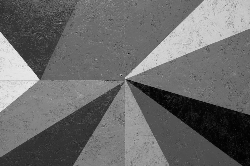
#> input picture LW3/3-1.PNG, 250 x 166 px, shrunk from 1493 x 991 before the run, found by its file name
$ python lw3.py
#> lines starting #> are read from the running program, lines starting #| are printed output that depends on the picture
import numpy as np
import cv2.cv2 as cv2
from matplotlib import pyplot as plt
from matplotlib import image as mpimg
#1
image_path = "3-1.png"
img31 = cv2.imread(image_path, cv2.IMREAD_REDUCED_GRAYSCALE_4)
#> img31 is the input picture: shape (166, 250); min 1, max 236, mean 107.3
img31_color = cv2.imread(image_path, cv2.IMREAD_REDUCED_COLOR_4)
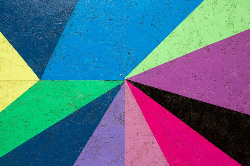
#> img31_color: shape (166, 250, 3); mean B, G, R 137, 113.7, 85.2
image_path = "3-2.png"
img32 = cv2.imread(image_path, cv2.IMREAD_REDUCED_GRAYSCALE_4)
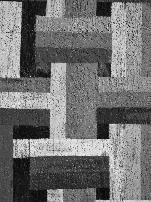
#> input picture LW3/3-2.PNG, 151 x 202 px, shrunk from 906 x 1211 before the run, found by its file name
#> img32 is the input picture: shape (202, 151); min 2, max 249, mean 113.8
img32_color = cv2.imread(image_path, cv2.IMREAD_REDUCED_COLOR_4)
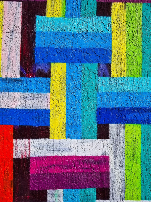
#> img32_color: shape (202, 151, 3); mean B, G, R 130.9, 120.9, 94.9

img_blur = cv2.blur(img31_color, (11, 11))
cv2.imshow("BLUR COLOR", img_blur)
img_blur = cv2.blur(img31, (11, 11))
#> img_blur: shape (166, 250)
cv2.imshow("BLUR", img_blur)
img_box= cv2.boxFilter(img31_color, -1, (11, 11), normalize=True)
cv2.imshow("BOX COLOR", img_box)
img_box= cv2.boxFilter(img31, -1, (11, 11), normalize=True)
cv2.imshow("BOX", img_box)
cv2.waitKey(0)

img_median = cv2.medianBlur(img31_color, 11)
cv2.imshow("MEDIAN COLOR", img_median)
img_median = cv2.medianBlur(img31, 11)
#> img_median: shape (166, 250)
cv2.imshow("MEDIAN", img_median)
cv2.waitKey(0)


cv2.waitKey(0)

img_gauss = cv2.GaussianBlur(img31_color, (3, 3), 0)
cv2.imshow("GAUSS COLOR", img_gauss)
img_gauss = cv2.GaussianBlur(img31, (3, 3), 0)
#> img_gauss: shape (166, 250)
cv2.imshow("GAUSS", img_gauss)
cv2.waitKey(0)

img_bilateral = cv2.bilateralFilter(img31_color, d=50, sigmaColor=200, sigmaSpace=50)
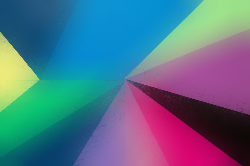
#> img_bilateral: shape (166, 250, 3); mean B, G, R 137.4, 113.7, 85.1
cv2.imshow("BILATERAL COLOR", img_bilateral)
img_bilateral = cv2.bilateralFilter(img31, d=50, sigmaColor=200, sigmaSpace=50)
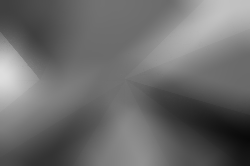
#> img_bilateral: shape (166, 250); min 9, max 222, mean 107.3
cv2.imshow("BILATERAL", img_bilateral)

# cv2.waitKey(0)
# cv2.destroyAllWindows()
#2
image_path = "3-3.png"
img33 = cv2.imread(image_path, cv2.IMREAD_REDUCED_GRAYSCALE_2)
img33_color = cv2.imread(image_path, cv2.IMREAD_REDUCED_COLOR_2)
image_path = "3-4.png"
img34 = cv2.imread(image_path, cv2.IMREAD_REDUCED_GRAYSCALE_2)
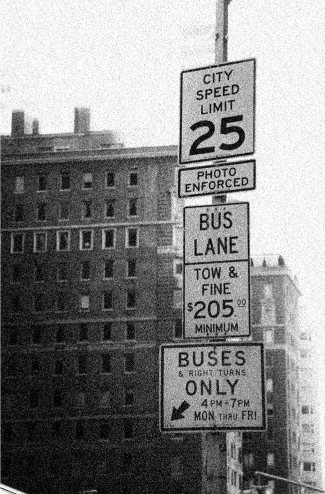
#> input picture LW3/3-4.PNG, 325 x 494 px, shrunk from 972 x 1475 before the run, found by its file name
#> img34 is the input picture: shape (494, 325); min 0, max 255, mean 135.8
img34_color = cv2.imread(image_path, cv2.IMREAD_REDUCED_COLOR_2)


img_gauss_color = cv2.GaussianBlur(img34_color , (5, 5), 0)
cv2.imshow("GAUSS COLOR", img_gauss_color)
img_gauss = cv2.GaussianBlur(img34, (5, 5), 0)
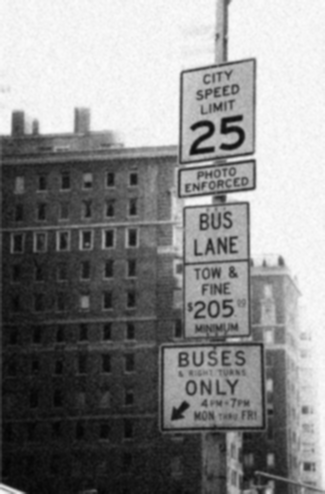
#> img_gauss: shape (494, 325); min 4, max 253, mean 135.8
cv2.imshow("GAUSS", img_gauss)
cv2.waitKey(0)

img_bilateral = cv2.bilateralFilter(img_gauss_color, d=5, sigmaColor=150, sigmaSpace=150)
#> img_bilateral: shape (494, 325, 3)
cv2.imshow("BILATERAL COLOR", img_bilateral)
img_bilateral = cv2.bilateralFilter(img_gauss, d=5, sigmaColor=100, sigmaSpace=150)
#> img_bilateral: shape (494, 325)
cv2.imshow("BILATERAL", img_bilateral)

cv2.waitKey(0)
cv2.destroyAllWindows()
